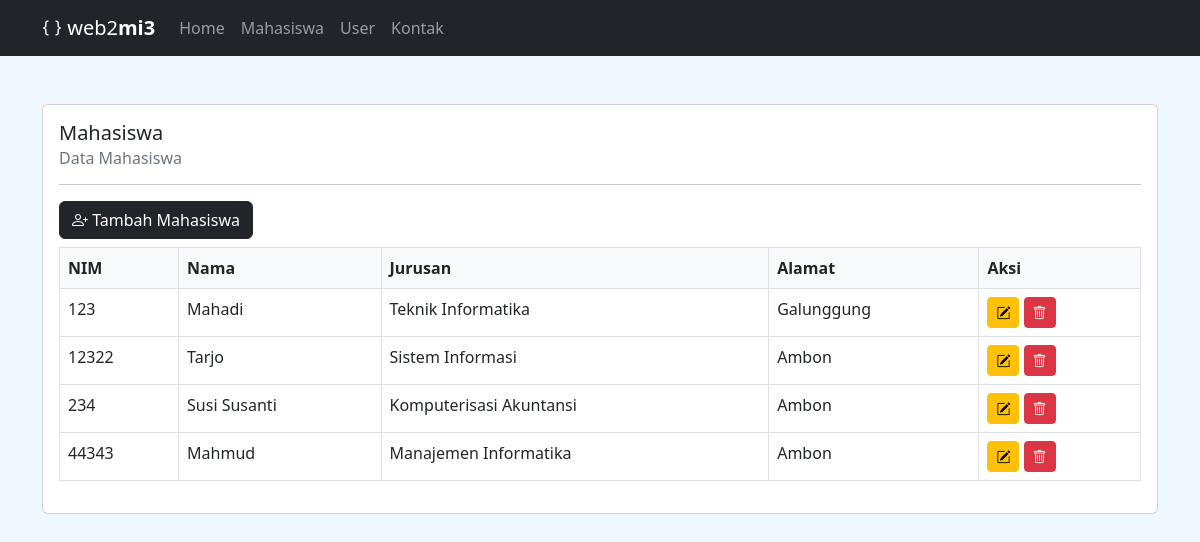
The app's page /public/index.php?page=mahasiswa with its own data.
### tables this page shows
CREATE TABLE `mahasiswa` (
  `nim` varchar(100) NOT NULL,
  `nama` varchar(200) NOT NULL,
  `jurusan` varchar(200) NOT NULL,
  `alamat` varchar(200) NOT NULL
);

### public/content/mahasiswa.php (the view, shortened to what this page needs)
<div class="row">
    <div class="col-12">
        <div class="card">
            <div class="card-body">
                <h5 class="card-title">Mahasiswa</h5>
                <h6 class="card-subtitle mb-2 text-muted">Data Mahasiswa</h6>
                <hr>
                <button type="button" class="btn btn-dark mb-2" data-bs-toggle="modal" data-bs-target="#form-mahasiswa">
                    <i class="bi-person-plus"></i> Tambah Mahasiswa
                </button>
                <table class="table table-bordered">
                    <thead class="bg-light">
                        <tr>
                            <th>NIM</th>
                            <th>Nama</th>
                            <th>Jurusan</th>
                            <th>Alamat</th>
                            <th>Aksi</th>
                        </tr>
                    </thead>
                    <tbody>
                        <?php
                        $sql = $con->query("SELECT * FROM mahasiswa");
                        while ($row = $sql->fetch()) {
                            echo "<tr>
                                    <td>$row[nim]</td>
                                    <td>$row[nama]</td>
                                    <td>$row[jurusan]</td>
                                    <td>$row[alamat]</td>
                                    <td>
                                        <a href='index.php?page=mahasiswa_edit&nim=$row[nim]' class='btn btn-sm btn-warning'><i class='bi-pencil-square'></i></a>
                                        <a href='index.php?page=mahasiswa_delete&nim=$row[nim]' class='btn btn-sm btn-danger' onclick=\"return confirm('Hapus Data?')\"><i class='bi-trash'></i></a>
                                    </td>
                                </tr>";
                        }
                        ?>
                    </tbody>
                </table>
            </div>
        </div>
    </div>
</div>

### public/index.php (shortened to what this page needs)
<!DOCTYPE html>
<html lang="en">
<head>
    <link rel="stylesheet" href="bootstrap/css/bootstrap.min.css">
    <link rel="stylesheet" href="https://cdn.jsdelivr.net/npm/bootstrap-icons@1.10.3/font/bootstrap-icons.css">
</head>
<body>
    <div class="container-fluid">
        <div class="row">
            <div class="col-12 p-0">
                <nav class="navbar navbar-expand-lg navbar-dark bg-dark">
                    <div class="container">
                        <a class="navbar-brand" href="index.php"><i class="bi-braces"></i> web2<strong>mi3</strong></a>
                        <div class="collapse navbar-collapse" id="navbarNavAltMarkup">
                            <div class="navbar-nav">
                                <a class="nav-link" href="index.php">Home</a>
                                <a class="nav-link" href="index.php?page=mahasiswa">Mahasiswa</a>
                                <a class="nav-link" href="index.php?page=user">User</a>
                                <a class="nav-link" href="index.php?page=kontak">Kontak</a>
                            </div>
                        </div>
                    </div>
                </nav>
            </div>
        </div>
    </div>
    <div class="container mt-5">
        <?php
        $page = @$_GET['page'];
        if (empty($page)) {
            include 'content/home.php';
        } else {
            include "content/$page.php";
        }
        ?>
    </div>
</body>
</html>

### public/index.php (style rules this page uses)
body { background-color: aliceblue; }

### records on screen
mahasiswa: nim "123", nama "Mahadi", jurusan "Teknik Informatika", alamat "Galunggung"
mahasiswa: nim "12322", nama "Tarjo", jurusan "Sistem Informasi", alamat "Ambon"
mahasiswa: nim "234", nama "Susi Susanti", jurusan "Komputerisasi Akuntansi", alamat "Ambon"
mahasiswa: nim "44343", nama "Mahmud", jurusan "Manajemen Informatika", alamat "Ambon"
